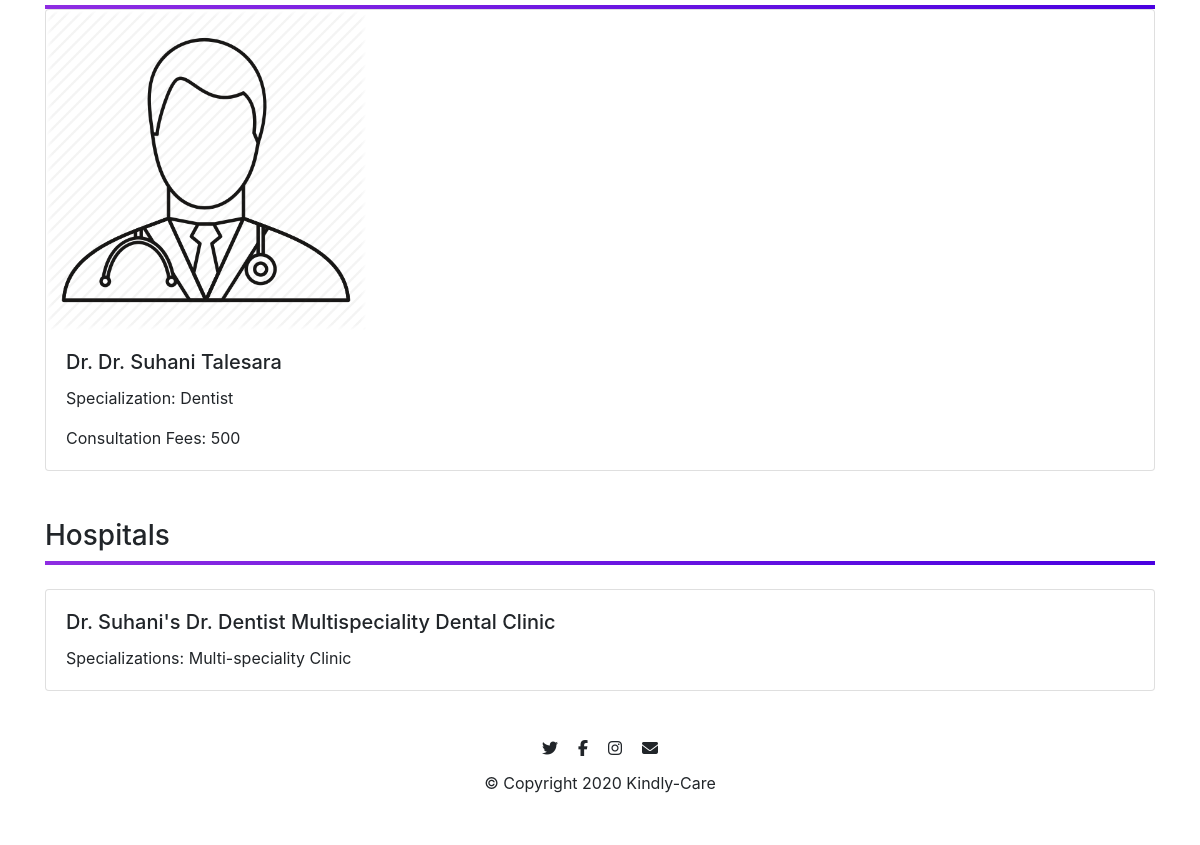
Before: / (lower part) with the older database file.
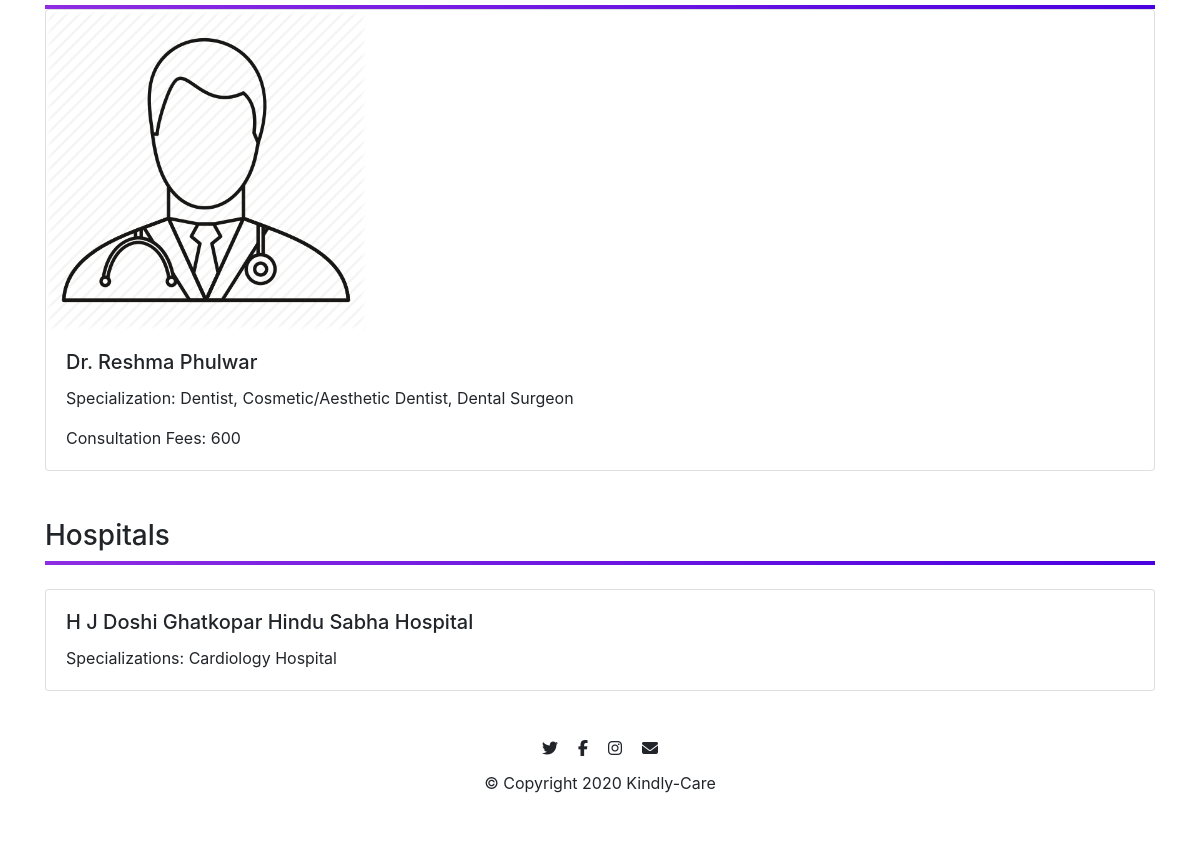
After: the same page with the newer database file.
### kindlycare/models.py (models this page shows, shortened)
class Doctors(db.Model, UserMixin):
    __tablename__ = 'doctors'
    id = db.Column(db.Integer,primary_key = True)
    name = db.Column(db.String(20),nullable = False)
    password = db.Column(db.String(20))
    email = db.Column(db.String(64),unique = True,index = True)
    qualification = db.Column(db.String(50),nullable = False)
    specialization = db.Column(db.String(140))
    consultation_fees = db.Column(db.Integer, nullable = False)
    profile_image = db.Column(db.String(64),default = 'default_image.jpg')
    experience = db.Column(db.Text,nullable = False)
    contact_number = db.Column(db.String(10),nullable = False)
    description = db.Column(db.Text,nullable = False)
    address_line_1 = db.Column(db.Text,nullable = False,default='India')
    address_line_2 = db.Column(db.Text,nullable = False,default='India')
    address_line_3 = db.Column(db.Text,nullable = False,default='India')
    reviews = db.relationship('Reviews',backref='doctor')
    slots = db.relationship('Slots',backref='doctor')
    appointments = db.relationship('Appointments',backref='doctor')
    hospitals_name = db.relationship('Hospitals',secondary=relate, backref = db.backref('doctor', lazy = True))

class Hospitals(db.Model):
    __tablename__ = 'hospital'
    id = db.Column(db.Integer,primary_key=True)
    name = db.Column(db.String(100),nullable=False)
    speciality = db.Column(db.String(50),nullable=False)
    description = db.Column(db.Text,nullable=False)
    contact_no = db. Column(db.Integer,nullable=False)
    address = db.Column(db.Text,nullable=False)
    start_time = db.Column(db.Time,nullable=False)
    end_time = db.Column(db.Time,nullable=False)
    days = db.Column(db.PickleType,nullable=False)
    doctors_name = db.relationship('Doctors',secondary=relate, backref = db.backref('hospital', lazy = True))
    feedbacks = db.relationship('Feedback',backref='hospital')

### kindlycare/core/views.py (the view)
@core.route('/', methods=['GET', 'POST'])
def home():
    if request.method == 'POST':
        opt = request.form.get('options')
        return redirect(url_for('core.filter', opt=opt))
    current_date = str(datetime.now().time())
    print(current_date)
    docs = []
    hosps = []
    hosps = Hospitals.query.limit(6).all()
    den_flag = 0
    ped_flag = 0
    gen_phy_flag = 0
    heart_flag = 0
    homeo_flag = 0
    neuro_flag = 0
    for doc in Doctors.query.all():
        if 'dentist' in doc.specialization.lower() and den_flag == 0:
            docs.append(doc)
            den_flag = 1
        if 'pediatrition' in doc.specialization.lower() and ped_flag == 0:
            docs.append(doc)
            ped_flag = 1
        if 'general physician' in doc.specialization.lower() and gen_phy_flag == 0:
            docs.append(doc)
            ped_flag = 1
        if 'homeopath' in doc.specialization.lower() and homeo_flag == 0:
            docs.append(doc)
            ped_flag = 1
        if 'neurologist' in doc.specialization.lower() and neuro_flag == 0:
            docs.append(doc)
            ped_flag = 1
        if 'heart' in doc.specialization.lower() and heart_flag == 0:
            docs.append(doc)
            ped_flag = 1
    return render_template('index.html', docs=docs, hosps=hosps)

### kindlycare/templates/index.html (shortened to what this page needs)
{% extends 'base.html' %}
{% block content %}
<div>
    <br>
    <br>
    <br>
    <div style="background-image: linear-gradient(to right,#8E2DE2,#4A00E0);width: 100%;height: 4px;"></div><br>
    <div style="background-image: linear-gradient(to right,#8E2DE2,#4A00E0);width: 100%;height: 4px;"></div>
    {% if docs %}
    <div class="card-group">
        {%for doc in docs%}
        <div class="card" style="width: 20rem;">
            <img class="card-img-top" src="{{url_for('static',filename='profile_pics/'+doc.profile_image)}}"
                style="width:20rem;" alt="Card image cap">
            <div class="card-body">
                <h5 class="card-title">Dr. {{doc.name}}</h5>
                <p class="card-text">Specialization: {{doc.specialization}}</p>
                <p class="card-text">Consultation Fees: {{doc.consultation_fees}}</p>
            </div>
        </div>
        {%endfor%}
    </div>
    {% endif %}
    <br>
    <br>
    <h3>Hospitals</h3>
    <div style="background-image: linear-gradient(to right,#8E2DE2,#4A00E0);width: 100%;height: 4px;"></div>
    <br>
    <div class="card-group">
        {%for h in hosps%}
        <div class="card">
            <div class="card-body">
                <h5 class="card-title">{{h.name}}</h5>
                <p class="card-text">Specializations: {{h.speciality}}</p>
            </div>
        </div>
        {%endfor%}
    </div>
</div>
<footer id="footer" style="text-align: center; background-color: #fff; padding: 3% 15%;">
    <i class="fab fa-twitter footer-icon" style="padding: 2% 1%;"></i>
    <i class="fab fa-facebook-f footer-icon" style="padding: 2% 1%;"></i>
    <i class="fab fa-instagram footer-icon" style="padding: 2% 1%;"></i>
    <i class="fas fa-envelope footer-icon" style="padding: 2% 1%;"></i>
    <p>© Copyright 2020 Kindly-Care</p>
</footer>
{% endblock %}

Changed rows visible on the page:
changed Doctors: name "Dr. Suhani Talesara" → "Reshma Phulwar"; specialization "Dentist" → "Dentist, Cosmetic/Aesthetic Dentist, Dental Surgeon"; consultation_fees "500" → "600"
changed Hospitals: name "Dr. Suhani's Dr. Dentist Multispeciality Dental Clinic" → "H J Doshi Ghatkopar Hindu Sabha Hospital"; speciality "Multi-speciality Clinic" → "Cardiology Hospital"
